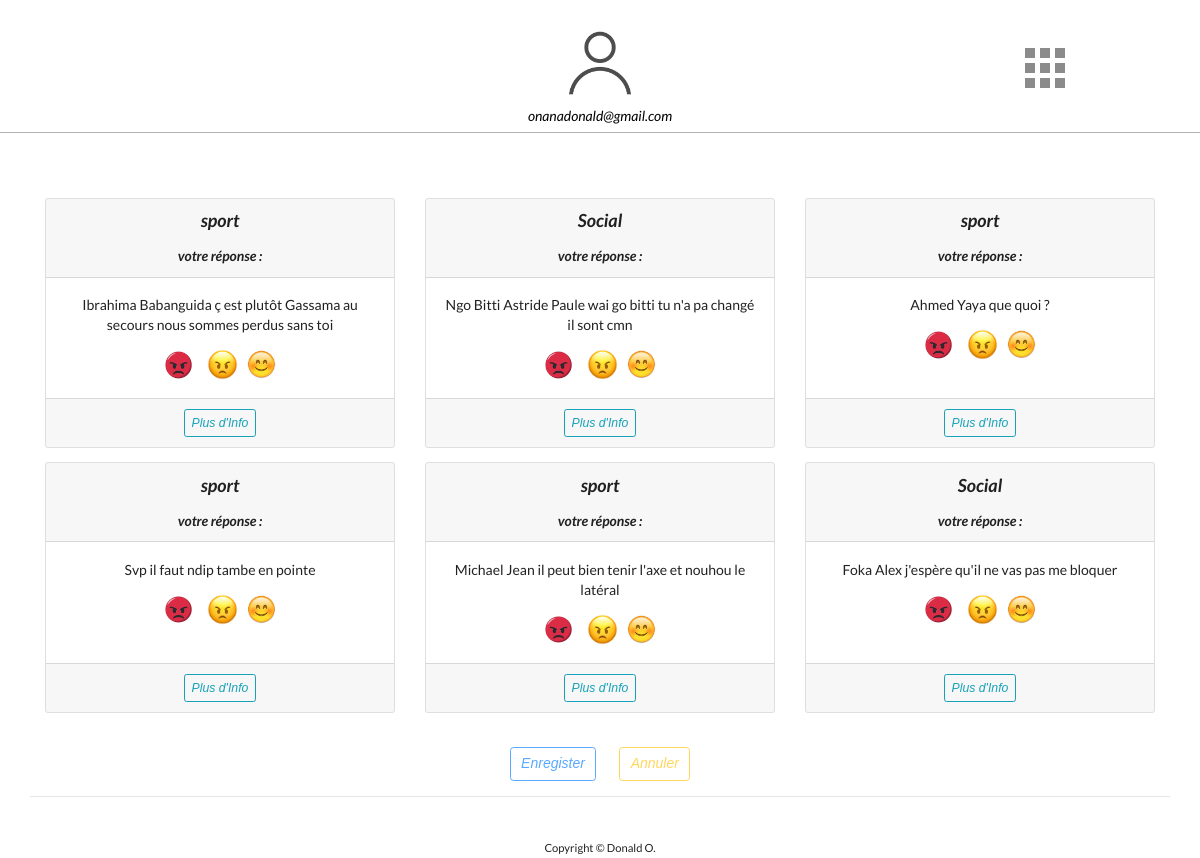
The app's page /?page=2 (signed in) with its own data.
### AppAuth/models.py (models this page shows, shortened)
class User(AbstractUser):
    is_email_verified = models.BooleanField(default=False)
    commentaires = models.ManyToManyField(Comment, related_name='commentaires', through='comments')
    index = models.IntegerField(default = 1)

### AppComments/models.py (models this page shows, shortened)
class Comment(models.Model):
	CAT = (
    ('politique', 'politique'),
    ('sport', 'sport'),
    ('social', 'social'),
    ('Autre', 'Autre'),
    )
	categorie = models.CharField(max_length=25, choices=CAT, default="social")
	post_titre = models.CharField(max_length=25,  blank=True, null = True)
	post_img = models.CharField(max_length=25,  blank=True, null = True)
	post_url = models.CharField(max_length=25)
	texte = models.TextField(unique = True)
	haineux = models.IntegerField(default = 0)
	offensif = models.IntegerField(default = 0)
	non_offensif = models.IntegerField(default = 0)
	vote_final =  models.CharField(max_length=25, default="")
	file_name = models.CharField(max_length=25,  blank=True, null = True)
	publied_at = models.DateTimeField(default = timezone.now)

### AppComments/views.py (the view)
# urls.py: path('', views.index, name='home'),
@login_required
def index(request):
    comments_user = request.user.commentaires.all().values_list('id', flat=True)
    comments_list = Comment.objects.get_queryset().exclude(id__in = comments_user ).order_by('?')
    paginator = Paginator(comments_list, 6)
    request.user.save()
    page = request.GET.get('page', 1)
    try:
        comments = paginator.page(page)
    except PageNotAnInteger:
        comments = paginator.page(page)
    except EmptyPage:
        comments = paginator.page(paginator.num_pages)
    context = {'comments': comments}
    context['user'] = request.user
    return render(request, 'AppComments/index.html', context)

### templates/AppComments/index.html (shortened to what this page needs)
{% extends '_partials/base.html' %}
{% load static %}
 {% block import %}
<link rel="stylesheet" href="https://cdnjs.cloudflare.com/ajax/libs/font-awesome/4.7.0/css/font-awesome.min.css">
  <link rel="stylesheet" href="https://stackpath.bootstrapcdn.com/bootstrap/4.4.1/css/bootstrap.min.css"
>
  <link rel="stylesheet" href= {% static 'css/AppComments/Styles.css' %} type="text/css">
  <link rel="stylesheet" href= {% static 'css/AppComments/PopupStyle.css' %} type="text/css">
  <link rel="stylesheet" href= {% static 'css/AppComments/images.css' %} type="text/css">
<link rel="stylesheet" href="https://cdnjs.cloudflare.com/ajax/libs/semantic-ui/2.4.1/semantic.min.css"integrity="-8bHTC73gkZ7rZ7vpqUQThUDhqcNFyYi2xgDgPDHc+GXVGHXq+xPjynxIopALmOPqzo9JZj0k6OqqewdGO3EsrQ==" />
{% endblock %}
{% block content %}
<div class="container-fluid"  >
    <div class=" row " style="padding-bottom: 6px;  border-bottom: 1px solid rgba(0, 0, 0, 0.3);">
      <div class="col-lg-6 align-self-center"  >
        <img src={% static 'img/user.png' %} style="width: 15%"> <br>
        <p class="leade font-italic" style="color: black">{{user.email}}</p>
      </div>
      <div class="col-lg-3 align-self-center" id="thegrid"  >
        <div class="dropdown" >
        <div id="grid-one" class="icon" role="button" id="dropdownMenuLink" data-toggle="dropdown" aria-haspopup="true"   aria-expanded="false">
        <span></span>
        </div>
        </div>
      </div>
    </div>
</div>
  <div class="container">
      {% if comments %}
    <div class=" row row-cols-1 row-cols-md-2 row-cols-lg-3 service-items">
        {% for comment in comments %}
          <div class="card-group col">
           <div class="card text-center border-.5 mb-3" >
              <div class="card-header">
                <h3 class="font-italic" >{{comment.categorie}}</h3>
                <strong><p class="font-italic" id="reponse-{{comment.id}}">  votre réponse : </p> </strong>
              </div>
              <div class="card-body">
                 {% if comment.texte|length|get_digit:"-1" > 120 %}
                    <p class="card-text" id="text-{{comment.id}}">{{comment.texte|truncatechars:120}}
                      <button type="button" class="btn btn-link btrm " style="color: blue;"
                      onclick='LirePlus( "{{comment.texte}}" , "{{comment.categorie}}",  );'>
                        lire plus
                      </button>
                    </p>
                  {% else %}
                    <p class="card-text" id="text-{{comment.id}}">{{comment.texte}}</p>
                  {% endif %}
                <span class="bad" style="cursor: pointer;" onclick="FuriousCall({{comment.id}});" >
                 <img  class=" "  id="furImg-{{comment.id}}" src= {% static 'img/furious-2.png' %}  style="width: 10%" />
               </span>
                <span role="button" aria-pressed="true"    style="margin-right: 5px; margin-left: 10px; cursor: pointer;" onclick="BadCall({{comment.id}});" >
                  <img   class=" " id="badImg-{{comment.id}}" src= {% static 'img/colere.jpg' %}  style="width: 10%" />
                </span>
                <span role="button" aria-pressed="true"   style="cursor: pointer" onclick="NormalCall({{comment.id}});" >
                  <img class=" " id="norImg-{{comment.id}}" src= {% static 'img/smiling.jpg' %}  style="width: 10%" />
                </span>
              </div>
              <div class="card-footer text-muted">
                <button type="button" class="btn btn-sm btn-outline-info font-italic"  onclick='detail(  "{{comment.texte}}" ,
                  "{{comment.id}}",
                "{{comment.post_titre}}",
                "{{comment.post_url}}",
                "{{comment.categorie}}",  );'>
                  Plus d'Info
                </button>
              </div>
           </div>
          </div>
        {% endfor %}
    </div>
    <div class="row align-items-center"  style=" border-bottom: 1px solid rgba(0, 0, 0, 0.1); margin-bottom: 25px; padding-bottom: 15px; margin-top: 20px">
      <div class="col-lg-6 align-self-center"  >
      <button type="button" class="btn btn-outline-primary font-italic" onclick="save();" disabled id="btnsave">  Enregister
      </button>
      <button type="button" class="btn btn-outline-warning font-italic " style="margin-left: 20px;" disabled id="btncancel" onclick="cancel()">  Annuler
      </button>
      </div>
    </div>
  {% endif %}
        </div>
<footer id="footer-content" style=" margin-top: 40px; left: 0; text-align: center; width: 100%;">
      <small>Copyright &copy; Donald O.</small>
    </footer>
    {% endblock content %}

### Camset/static/css/AppComments/Styles.css (style rules this page uses)
.container-fluid .row { margin-top: 20px; margin-bottom: 65px; color: white; }
.align-self-center { display: table-cell; text-align: center; vertical-align: middle; }
.icon { margin:0 auto; height:50px; width:70px; position:relative; cursor:pointer; }
#grid-one { height:70px; }
#grid-one span { display:block; position:absolute; width:10px; height:10px; top:50%; left:50%; margin:-10px 0 0 -10px; background:#8b8b8b; box-shadow: -15px -15px 0 #8b8b8b, -15px 0 0 #8b8b8b, -15px 15px 0 #8b8b8b, 0 -15px 0 #8b8b8b, 0 15px 0 #8b8b8b, 15px -15px 0 #8b8b8b, 15px 0 0 #8b8b8b, 15px 15px 0 #8b8b8b ; }
#grid-one span:before { content:''; display:block; position:absolute; top:0; left:0; height:100%; width:100%; background:#8b8b8b; }

### records on screen
User: email "onanadonald@gmail.com"
Comment: categorie "sport", texte "Ibrahima Babanguida ç est plutôt Gassama au secours nous sommes perdus sans toi"
Comment: categorie "Social", texte "Ngo Bitti Astride Paule wai go bitti tu n'a pa changé il sont cmn"
Comment: categorie "sport", texte "Ahmed Yaya que quoi ?"
Comment: categorie "sport", texte "Svp il faut ndip tambe en pointe"
Comment: categorie "sport", texte "Michael Jean il peut bien tenir l'axe et nouhou le latéral"
Comment: categorie "Social", texte "Foka Alex j'espère qu'il ne vas pas me bloquer"
